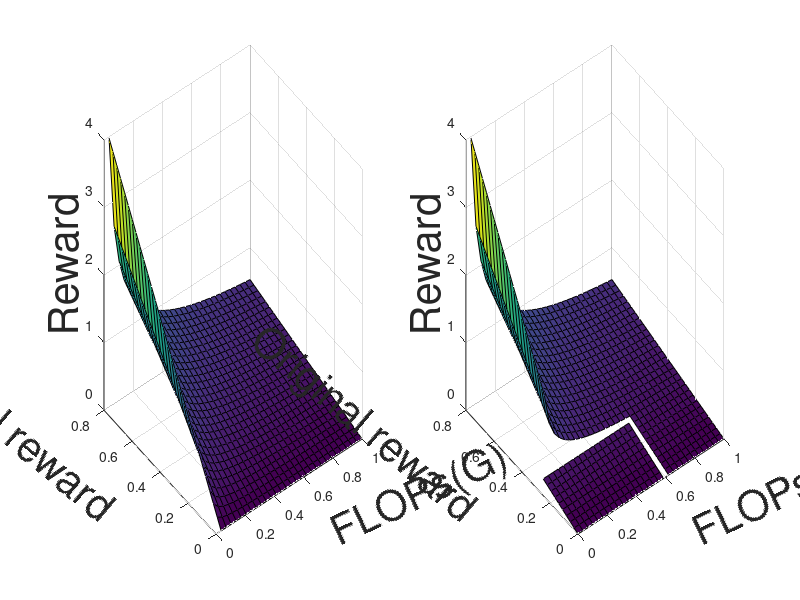

MATLAB code to generate this figure:
clear
close all  
% para=0.3:0.01:1;
% r = 0.3:0.01:0.8;
% P = 0.5
% R=r*power(para/P,-0.3);
% surf(r,para,R);
figure(1)
para=linspace(0,1,30);
r=linspace(0,0.8,30);
P=0.5
[x,y]=meshgrid(para,r);
z=y.*power(x./P,-0.6);
% z=x.^2+2*y.^2;
subplot(1,2,1)
surf(x,y,z)
xlabel('FLOPs(G)','FontSize',30,'Rotation',25);ylabel('Original reward','FontSize',30,'Rotation',-40);zlabel('Reward','FontSize',30);

x=linspace(0,1,30); %para
y = linspace(0,0.8,30); % r
[xx,yy] = meshgrid(x,y);
z1 = yy.*power(xx./P,0);
z2 = yy.*power(xx./P,-0.6);
mask1 = (xx < 0.6) &(yy<0.25);
mask2 = (xx >= 0.6) | (yy>=0.25);
z1(~mask1)=NaN;
z2(~mask2)=NaN;
subplot(1,2,2)
surf(xx,yy,z1);hold on;surf(xx,yy,z2);
xlabel('FLOPs(G)','FontSize',30,'Rotation',25);ylabel('Original reward','FontSize',30,'Rotation',-40);zlabel('Reward','FontSize',30);
